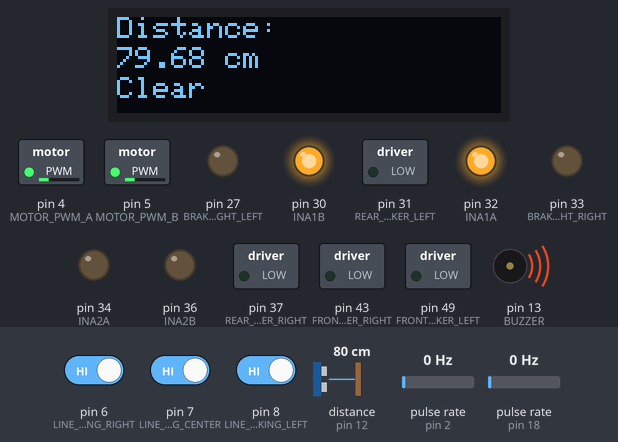
Recording of a sketch running on a simulated Arduino Mega 2560, built with avr-gcc and run on an emulated ATmega2560. Parts: 128×32 one-colour display, switched loads named in the sketch (green lamp = pin HIGH), output pins drawn as LEDs (lit = HIGH), buzzer (waves = sounding). Wiring (inferred from the names in the program): ultrasonic range finder: trigger pin 11; echo pin 12; 2 × pulse sensor: data pin 2 / data pin 18. Dashed ring = blinking. The inputs (shaded band) are chosen by the test bench; at power-on: distance to the obstacle (sensor on pin 12) 80 cm, pin 7 (LINE_TRACKING_CENTER) HIGH, pin 6 (LINE_TRACKING_RIGHT) HIGH, pin 8 (LINE_TRACKING_LEFT) HIGH, pulse rate (sensors on pin 2, pin 18) 0 Hz. The echo pulse lasts 58.3 µs per cm; pins used as bus, display or sensor lines are not drawn.

Above: at 1.2 s.
1.3 s: distance to the obstacle (sensor on pin 12) set to 2 cm
At 1.8 s:
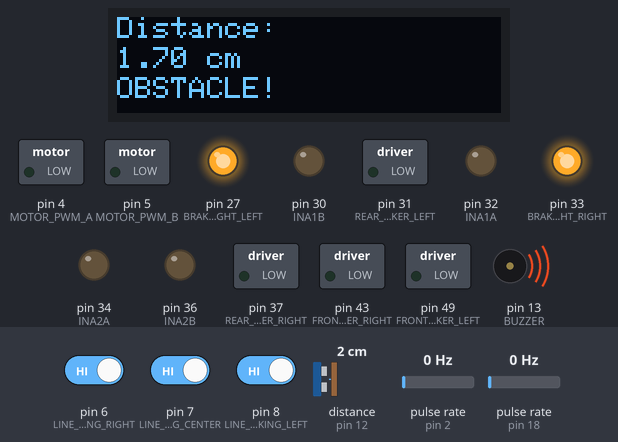
3.5 s: distance to the obstacle (sensor on pin 12) set to 15 cm
At 4.9 s:
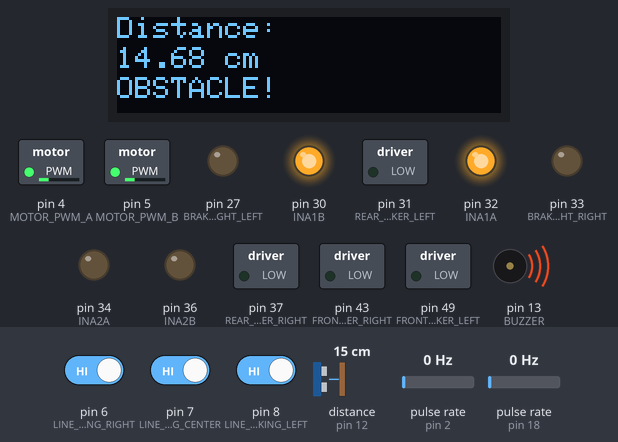
5.1 s: distance to the obstacle (sensor on pin 12) set to 20 cm
At 6.0 s:
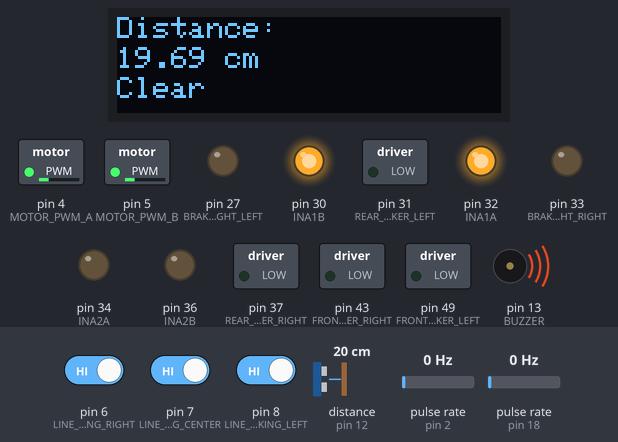
6.7 s: pin 7 (LINE_TRACKING_CENTER) driven LOW
At 7.02 s:
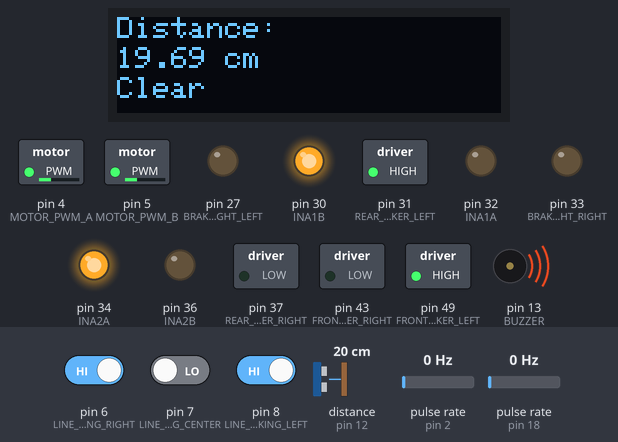
8.4 s: distance to the obstacle (sensor on pin 12) set to 4 cm
At 9.83 s:
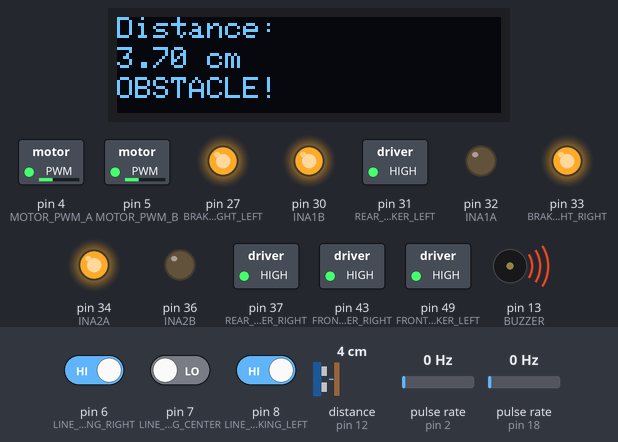
11.4 s: pin 7 (LINE_TRACKING_CENTER) driven HIGH
At 18.4 s:
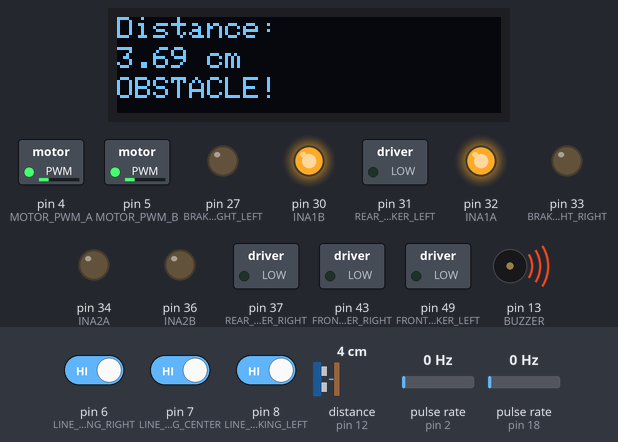
Timing chart, 0 to 41.9 s (numbered marks = the images above; inputs shaded):
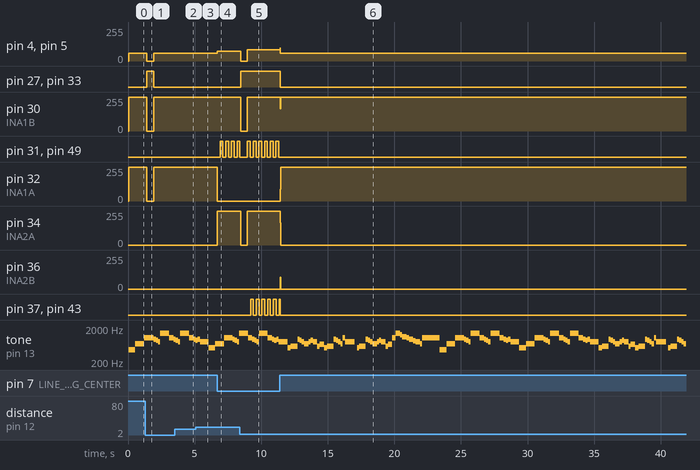

Measured:
- the behaviour switches between 17 and 18 cm on distance to the obstacle (sensor on pin 12) (found by bisection; images 2 and 3)
- after the input at 1.3 s, pin 4 (MOTOR_PWM_A), pin 5 (MOTOR_PWM_B): 60/255 → 0/255 after 0.12 s, → 60/255 0.52 s later; pin 27 (BRAKE_LIGHT_LEFT), pin 33 (BRAKE_LIGHT_RIGHT): LOW → HIGH after 0.12 s, → LOW 0.52 s later; pin 30 (INA1B), pin 32 (INA1A): 255/255 → 0/255 after 0.12 s, → 255/255 0.52 s later; the display: changes after 0.12 s (image 1)
- after the input at 5.1 s, the display: first changes after 0.06 s (image 3 shows a later state)
- after the input at 6.7 s, pin 4 (MOTOR_PWM_A), pin 5 (MOTOR_PWM_B): 60/255 → 75/255 at once
- after the input at 8.4 s, pin 4 (MOTOR_PWM_A), pin 5 (MOTOR_PWM_B): 75/255 → 0/255 after 0.07 s, → 85/255 0.50 s later
- after the input at 11.4 s, the display: changes after 0.08 s (image 6)
- by itself, tone on pin 13 (BUZZER): plays 523 Hz for 0.25 s, 587 Hz for 0.50 s, 932 Hz for 0.17 s, 880 Hz for 0.17 s, 784 Hz for 0.17 s, 698 Hz for 0.33 s … (99 notes in this stretch)

The sketch:

robot_car.ino
```cpp
#include <SPI.h>
#include <Wire.h>
#include <Adafruit_GFX.h>
#include <Adafruit_SSD1306.h>
#include <protothreads.h>
#include "pitches.h"

struct songThread {
  struct pt pt;
  int note;
  unsigned long last_note_time;
};
struct songThread ptSong;

struct lineFollowThread {
  struct pt pt;
  unsigned long last_blink;
  bool left;
  bool center;
  bool right;
  bool done;
};
struct lineFollowThread ptLineFollow;

struct distanceThread {
  struct pt pt;
  unsigned long last_measurement;
  float distance;
  bool obstacle;
};
struct distanceThread ptDistance;

struct pt ptDisplay;

// OLED
Adafruit_SSD1306 display(128, 32, &Wire, -1);

// Ultrasonic range sensor
const byte TRIG = 11;
const byte ECHO = 12;
const unsigned long MEASUREMENT_INTERVAL = 100; // ms between measurements
const float OBSTACLE_THRESHOLD = 17; // Inches

// Buzzer
const byte BUZZER = 13;
static const int MELODY[] = {
  NOTE_AS4, NOTE_AS4, NOTE_AS4,
  NOTE_F5, NOTE_C6,
  NOTE_AS5, NOTE_A5, NOTE_G5, NOTE_F6, NOTE_C6,
  NOTE_AS5, NOTE_A5, NOTE_G5, NOTE_F6, NOTE_C6,
  NOTE_AS5, NOTE_A5, NOTE_AS5, NOTE_G5, NOTE_C5, NOTE_C5, NOTE_C5,
  NOTE_F5, NOTE_C6,
  NOTE_AS5, NOTE_A5, NOTE_G5, NOTE_F6, NOTE_C6,

  NOTE_AS5, NOTE_A5, NOTE_G5, NOTE_F6, NOTE_C6,
  NOTE_AS5, NOTE_A5, NOTE_AS5, NOTE_G5, NOTE_C5, NOTE_C5,
  NOTE_D5, NOTE_D5, NOTE_AS5, NOTE_A5, NOTE_G5, NOTE_F5,
  NOTE_F5, NOTE_G5, NOTE_A5, NOTE_G5, NOTE_D5, NOTE_E5, NOTE_C5, NOTE_C5,
  NOTE_D5, NOTE_D5, NOTE_AS5, NOTE_A5, NOTE_G5, NOTE_F5,

  NOTE_C6, NOTE_G5, NOTE_G5, REST, NOTE_C5,
  NOTE_D5, NOTE_D5, NOTE_AS5, NOTE_A5, NOTE_G5, NOTE_F5,
  NOTE_F5, NOTE_G5, NOTE_A5, NOTE_G5, NOTE_D5, NOTE_E5, NOTE_C6, NOTE_C6,
  NOTE_F6, NOTE_DS6, NOTE_CS6, NOTE_C6, NOTE_AS5, NOTE_GS5, NOTE_G5, NOTE_F5,
  NOTE_C6
};
static const int DURATIONS[] = {
  8, 8, 8,
  2, 2,
  8, 8, 8, 2, 4,
  8, 8, 8, 2, 4,
  8, 8, 8, 2, 8, 8, 8,
  2, 2,
  8, 8, 8, 2, 4,

  8, 8, 8, 2, 4,
  8, 8, 8, 2, 8, 16,
  4, 8, 8, 8, 8, 8,
  8, 8, 8, 4, 8, 4, 8, 16,
  4, 8, 8, 8, 8, 8,

  8, 16, 2, 8, 8,
  4, 8, 8, 8, 8, 8,
  8, 8, 8, 4, 8, 4, 8, 16,
  4, 8, 4, 8, 4, 8, 4, 8,
  1
};

// Motors and encoders
const byte MOTOR_PWM_A = 4;
const byte ENCODER_A_1 = 2;
const byte ENCODER_A_2 = 3;
const byte INA1A = 32;
const byte INA2A = 34;
const byte MOTOR_PWM_B = 5;
const byte ENCODER_B_1 = 18;
const byte ENCODER_B_2 = 19;
const byte INA1B = 30;
const byte INA2B = 36;
static volatile int16_t INA1A_count = 0;
static volatile int16_t INA1B_count = 0;
static volatile int16_t INA2A_count = 0;
static volatile int16_t INA2B_count = 0;
void ISR_1A() {
  INA1A_count++;
}
void ISR_2A() {
  INA2A_count++;
}
void ISR_1B() {
  INA1B_count++;
}
void ISR_2B() {
  INA2B_count++;
}
const float WHEEL_DIAMETER = 2.6875; // Inches
const int DEFAULT_TRAVEL_SPEED = 100;
const int DEFAULT_TURNING_SPEED = 60;

// Lights
const byte HIGHBEAM_LEFT = 47;
const byte HIGHBEAM_RIGHT = 41;
const byte FRONT_BLINKER_LEFT = 49;
const byte REAR_BLINKER_LEFT = 31;
const byte FRONT_BLINKER_RIGHT = 43;
const byte REAR_BLINKER_RIGHT = 37;
const byte BRAKE_LIGHT_LEFT = 27;
const byte BRAKE_LIGHT_RIGHT = 33;
const unsigned long BLINK_DELAY = 200;

// Line-following
const byte LINE_TRACKING_LEFT = 8;
const byte LINE_TRACKING_CENTER = 7;
const byte LINE_TRACKING_RIGHT = 6;

void setup() {
  Serial.begin(9600);

  // Initialize threads
  PT_INIT(&ptSong.pt);
  PT_INIT(&ptLineFollow.pt);
  PT_INIT(&ptDistance.pt);
  PT_INIT(&ptDisplay);

  // Motors and encoders
  pinMode(MOTOR_PWM_A, OUTPUT);
  pinMode(INA1A, OUTPUT);
  pinMode(INA2A, OUTPUT);
  pinMode(MOTOR_PWM_B, OUTPUT);
  pinMode(INA1B, OUTPUT);
  pinMode(INA2B, OUTPUT);
  pinMode(ENCODER_A_1, INPUT_PULLUP);
  pinMode(ENCODER_B_1, INPUT_PULLUP);
  attachInterrupt(digitalPinToInterrupt(ENCODER_A_1), ISR_1A, FALLING);
  attachInterrupt(digitalPinToInterrupt(ENCODER_B_1), ISR_1B, FALLING);
  analogWrite(MOTOR_PWM_A, 0);
  analogWrite(MOTOR_PWM_B, 0);
  digitalWrite(INA1A, LOW);
  digitalWrite(INA2A, LOW);
  digitalWrite(INA1B, LOW);
  digitalWrite(INA2B, LOW);

  // Lights
  pinMode(FRONT_BLINKER_LEFT, OUTPUT);
  pinMode(REAR_BLINKER_LEFT, OUTPUT);
  pinMode(FRONT_BLINKER_RIGHT, OUTPUT);
  pinMode(REAR_BLINKER_RIGHT, OUTPUT);
  pinMode(BRAKE_LIGHT_LEFT, OUTPUT);
  pinMode(BRAKE_LIGHT_RIGHT, OUTPUT);
  toggleLeftBlinker(false);
  toggleRightBlinker(false);
  toggleBrakeLights(false);

  // Ultrasonic range sensor
  pinMode(TRIG, OUTPUT);
  pinMode(ECHO, INPUT);

  // Buzzer
  pinMode(BUZZER, OUTPUT);

  // Line-following
  pinMode(LINE_TRACKING_LEFT, INPUT_PULLUP);
  pinMode(LINE_TRACKING_CENTER, INPUT_PULLUP);
  pinMode(LINE_TRACKING_RIGHT, INPUT_PULLUP);

  // OLED
  Wire.begin();
  display.begin(SSD1306_SWITCHCAPVCC, 0x3C);
  display.clearDisplay();
  display.setTextSize(1);
  display.setTextColor(SSD1306_WHITE);
  display.setTextWrap(false);
}

/// @brief Plays a song through a buzzer
///
/// @param thread - Thread to to be used
PT_THREAD(playSong(struct songThread* thread)) {
  static const int size = sizeof(DURATIONS) / sizeof(int);
  static unsigned long note_start_time = 0;
  static unsigned long note_duration = 0;

  PT_BEGIN(&thread->pt);

  for (thread->note = 0; thread->note < size; thread->note++) {
    // Calculate not duration
    note_duration = (1000 / DURATIONS[thread->note]) * 1.30;

    // Start note
    if (MELODY[thread->note] != REST) {
      tone(BUZZER, MELODY[thread->note]);
    }
    note_start_time = millis();

    // Wait for note duration completion
    while ((millis() - note_start_time) < note_duration) {
      PT_YIELD(&thread->pt);
    }

    noTone(BUZZER); // Turn off
  }

  // Song finished, restart
  thread->note = 0;
  PT_RESTART(&thread->pt);

  PT_END(&thread->pt);
}

/// @brief Measures distance using ultrasonic range sensor
///
/// @return Distance in inches
float measureDistance() {
  digitalWrite(TRIG, LOW);
  delayMicroseconds(2);
  digitalWrite(TRIG, HIGH);
  delayMicroseconds(10);
  digitalWrite(TRIG, LOW);

  float duration = pulseIn(ECHO, HIGH); // Read duration
  float distance = (duration*.0343)/2;  // Calculate distance

  return distance;
}

/// @brief Continuously monitors obstacle distance (cm)
///
/// Updates distance reading at regular intervals and sets obstacle flag
///
/// @param thread - Thread to be used
PT_THREAD(monitorDistance(struct distanceThread* thread)) {
  PT_BEGIN(&thread->pt);

  while(1) {
    // Check if enough time has passed since last measurement
    if (millis() - thread->last_measurement >= MEASUREMENT_INTERVAL) {
      thread->distance = measureDistance(); // Measure distance

      // Check for obstacle
      if (thread->distance > 0 && thread->distance < OBSTACLE_THRESHOLD) {
        thread->obstacle = true;
      } else {
        thread->obstacle = false;
      }

      thread->last_measurement = millis();
    }

    PT_YIELD(&thread->pt);
  }

  PT_END(&thread->pt);
}

/// @brief Displays obstacle distance data on OLED
///
/// @param thread - Thread to be used
PT_THREAD(displayOLED(struct pt* thread)) {
  PT_BEGIN(thread);

  while(1) {
    display.clearDisplay();
    display.setCursor(0, 0);
    display.print("Distance: ");
    display.setCursor(0, 10);
    display.print(ptDistance.distance);
    display.print(" cm");
    display.setCursor(0, 20);
    display.print(ptDistance.obstacle ? "OBSTACLE!" : "Clear");
    display.display();

    PT_YIELD(thread);
  }

  PT_END(thread);
}

/// @brief Turns the car to adjust to followed line
///
/// Only adjusts the car to the line, does not drive the car forward
///
/// @param thread - Thread to be used
PT_THREAD(adjustToLine(struct lineFollowThread* thread, int speed=DEFAULT_TURNING_SPEED)) {
  PT_BEGIN(&thread->pt);

  thread->done = false;

  // Read sensors
  thread->left = digitalRead(LINE_TRACKING_LEFT);
  thread->center = digitalRead(LINE_TRACKING_CENTER);
  thread->right = digitalRead(LINE_TRACKING_RIGHT);

  // On center
  if (thread->center) {
    thread->done = true;
    PT_YIELD(&thread->pt);
  }
  // Off center to right - need to turn left
  else if (thread->left) {
    thread->last_blink = millis();
    while (!thread->center) {
      thread->center = digitalRead(LINE_TRACKING_CENTER);

      if (millis() - thread->last_blink >= BLINK_DELAY) {
        toggleLeftBlinker(!digitalRead(FRONT_BLINKER_LEFT));
        thread->last_blink = millis();
      }

      // Turn left
      analogWrite(MOTOR_PWM_B, speed);
      digitalWrite(INA1B, HIGH);
      digitalWrite(INA2B, LOW);

      analogWrite(MOTOR_PWM_A, speed);
      digitalWrite(INA1A, LOW);
      digitalWrite(INA2A, HIGH);

      PT_YIELD(&thread->pt);
    }
    toggleLeftBlinker(false);
    thread->done = true;
  }
  // Off center to left - need to turn right
  else if (thread->right) {
    thread->last_blink = millis();
    while (!thread->center) {
      thread->center = digitalRead(LINE_TRACKING_CENTER);

      if (millis() - thread->last_blink >= BLINK_DELAY) {
        toggleRightBlinker(!digitalRead(FRONT_BLINKER_RIGHT));
        thread->last_blink = millis();
      }

      // Turn right
      analogWrite(MOTOR_PWM_B, speed);
      digitalWrite(INA1B, LOW);
      digitalWrite(INA2B, HIGH);

      analogWrite(MOTOR_PWM_A, speed);
      digitalWrite(INA1A, HIGH);
      digitalWrite(INA2A, LOW);

      PT_YIELD(&thread->pt);
    }
    toggleRightBlinker(false);
    thread->done = true;
  }
  PT_END(&thread->pt);
}

/// @brief Turns on or off highbeams
///
/// @param state - State to set highbeams to
void toggleHighbeams(bool state) {
  digitalWrite(HIGHBEAM_LEFT, state);
  digitalWrite(HIGHBEAM_RIGHT, state);
}

/// @brief Turns on or off left blinker
///
/// @param state - State to set left blinker to
void toggleLeftBlinker(bool state) {
  digitalWrite(FRONT_BLINKER_LEFT, state);
  digitalWrite(REAR_BLINKER_LEFT, state);
}

/// @brief Turns on or off right blinker
///
/// @param state - State to set right blinker to
void toggleRightBlinker(bool state) {
  digitalWrite(FRONT_BLINKER_RIGHT, state);
  digitalWrite(REAR_BLINKER_RIGHT, state);
}

/// @brief Turns on or off brake lights
///
/// @param state - State to set brake lights to
void toggleBrakeLights(bool state) {
  digitalWrite(BRAKE_LIGHT_LEFT, state);
  digitalWrite(BRAKE_LIGHT_RIGHT, state);
}

/// @brief Reads a message sent via serial
///
/// Message will be converted to an all-lowercase string
///
/// @return The message sent via serial
String readMessage() {
  String message = "";

  while (Serial2.available()) {
    char c = Serial2.read();
    if (c == '\n') break; // End of string

    message += char(tolower(c));
    delay(2); // Small delay to let bytes arrive
  }

  return message;
}

/// @brief Moves the car foward
///
/// Car will move forward until stop function is called
///
/// @param speed - PWM speed value (optional)
void forward(int speed=DEFAULT_TRAVEL_SPEED) {
  toggleBrakeLights(false); // Brake lights off while moving
  analogWrite(MOTOR_PWM_A, speed);
  analogWrite(MOTOR_PWM_B, speed);
  digitalWrite(INA1A, HIGH);
  digitalWrite(INA2A, LOW);
  digitalWrite(INA1B, HIGH);
  digitalWrite(INA2B, LOW);
}

/// @brief Stops the car
///
/// Turns off all motors
void stop() {
  toggleBrakeLights(true); // Brake lights on while stopping

  analogWrite(MOTOR_PWM_A, 0);
  analogWrite(MOTOR_PWM_B, 0);
  digitalWrite(INA1A, LOW);
  digitalWrite(INA1B, LOW);
  digitalWrite(INA2A, LOW);
  digitalWrite(INA2B, LOW);
}

/// @brief Moves the car forward a given distance
///
/// @param distance - Distance to travel (inches)
/// @param speed - PWM speed value (optional)
void travelDistance(float distance, int speed=DEFAULT_TRAVEL_SPEED) {
  toggleBrakeLights(false); // Brake lights off while moving

  unsigned long previous_millis = millis();
  float distance_traveled = 0; // Inches
  float rpm = 0;
  INA1B_count = 0;
  do {
    forward(speed);
    // Update RPMs every 50ms
    if (millis() - previous_millis >= 50) {
      rpm = INA1B_count * 6.25;
      distance_traveled += (rpm * (100 / 60000.0)) * (3.14 * WHEEL_DIAMETER);
      INA1B_count = 0;
      previous_millis = millis();
    }
  } while (distance_traveled < distance);
  stop();
}

/// @brief Turns the car in place a given angle
///
/// @param direction - Direction to turn in (true = right, false = left)
/// @param angle - Angle amount to turn (degrees)
/// @param speed - PWM speed value (optional)
void turn(bool direction, float angle, int speed=DEFAULT_TURNING_SPEED) {
  toggleBrakeLights(false); // Brake lights off while turning

  unsigned long previous_millis = millis();
  unsigned long last_blink = millis();
  float distance_traveled = 0; // Inches
  float rpm = 0;
  INA1B_count = 0;
  INA1A_count = 0;

  // Right
  if (direction) {
    do {
      analogWrite(MOTOR_PWM_B, speed);
      digitalWrite(INA1B, LOW);
      digitalWrite(INA2B, HIGH);

      analogWrite(MOTOR_PWM_A, speed);
      digitalWrite(INA1A, HIGH);
      digitalWrite(INA2A, LOW);

      // Update RPMs every 50ms
      if (millis() - previous_millis >= 50) {
        rpm = INA1B_count * 6.25;
        distance_traveled += (rpm * (100 / 60000.0)) * (3.14 * WHEEL_DIAMETER);
        INA1B_count = 0;
        previous_millis = millis();
      }
      // Flash blinker
      if (millis() - last_blink >= BLINK_DELAY) {
        toggleRightBlinker(!digitalRead(FRONT_BLINKER_RIGHT)); // Flip blinker state
        last_blink = millis();
      }
    } while (distance_traveled < (WHEEL_DIAMETER * 18) * (angle / 360));
    stop();
    toggleRightBlinker(false); // Blinker off
  }
  // Left
  else {
    do {
      analogWrite(MOTOR_PWM_B, speed);
      digitalWrite(INA1B, HIGH);
      digitalWrite(INA2B, LOW);

      analogWrite(MOTOR_PWM_A, speed);
      digitalWrite(INA1A, LOW);
      digitalWrite(INA2A, HIGH);

      // Update RPMs every 50ms
      if (millis() - previous_millis >= 50) {
        rpm = INA1A_count * 6.25;
        distance_traveled += (rpm * (100 / 60000.0)) * (3.14 * WHEEL_DIAMETER);
        INA1A_count = 0;
        previous_millis = millis();
      }
      // Flash blinker
      if (millis() - last_blink >= BLINK_DELAY) {
        toggleLeftBlinker(!digitalRead(FRONT_BLINKER_LEFT)); // Flip blinker state
        last_blink = millis();
      }
    } while (distance_traveled < (WHEEL_DIAMETER * 18) * (angle / 360));
    stop();
    toggleLeftBlinker(false); // Blinker off
  }
}

void loop() {
  // Schedule all threads
  PT_SCHEDULE(monitorDistance(&ptDistance));
  PT_SCHEDULE(adjustToLine(&ptLineFollow, 75));
  PT_SCHEDULE(displayOLED(&ptDisplay));
  PT_SCHEDULE(playSong(&ptSong));

  // Obstacle detected
  if (ptDistance.obstacle) {
    stop();
    toggleHighbeams(true);
    delay(500);
    while (ptDistance.obstacle) {
      // Ensure all threads continue to run
      PT_SCHEDULE(monitorDistance(&ptDistance));
      PT_SCHEDULE(adjustToLine(&ptLineFollow, 85));
      PT_SCHEDULE(displayOLED(&ptDisplay));
      PT_SCHEDULE(playSong(&ptSong));

      // Too close - force turn
      if (ptDistance.distance <= 6.25) {
        unsigned long last_blink = millis();

        // Turn right until back on line
        while (!ptLineFollow.done) {
          PT_SCHEDULE(adjustToLine(&ptLineFollow, 85));
          PT_SCHEDULE(displayOLED(&ptDisplay));
          PT_SCHEDULE(playSong(&ptSong));

          analogWrite(MOTOR_PWM_B, 100);
          digitalWrite(INA1B, LOW);
          digitalWrite(INA2B, HIGH);
          analogWrite(MOTOR_PWM_A, 100);
          digitalWrite(INA1A, HIGH);
          digitalWrite(INA2A, LOW);

          // Flash blinker
          if (millis() - last_blink >= BLINK_DELAY) {
            toggleRightBlinker(!digitalRead(FRONT_BLINKER_RIGHT));
            last_blink = millis();
          }
        }
        toggleRightBlinker(false);
      }

      // Car is on target - proceed forward
      if (ptLineFollow.done) {
        toggleBrakeLights(false);
        forward(60);
      }
    }
  }

  // Car is on target - proceed forward
  else if (ptLineFollow.done) {
    toggleBrakeLights(false);
    forward(60);
  }
}
```
